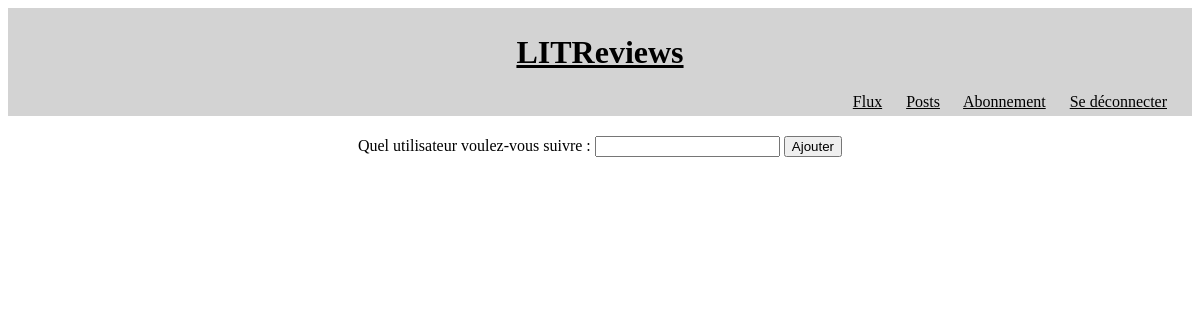
Page /following/ (signed in) on the earlier database version.
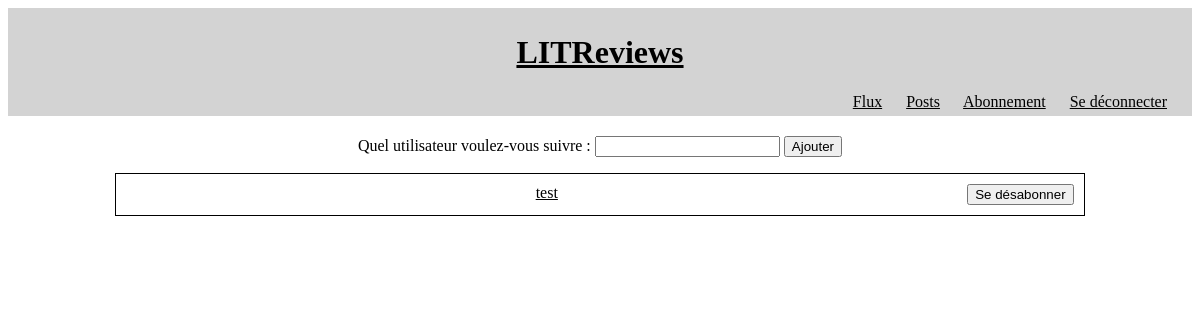
Same page on the later database version.
### authentication/models.py (models this page shows)
class User(AbstractUser):
    follows = models.ManyToManyField('self',
                                     through=UserFollows,
                                     through_fields=('user', 'followed_user'),
                                     )

### authentication/views.py (the view, shortened to what this page needs)
class Following(LoginRequiredMixin, View):
    model = UserFollows
    template_name = "authentication/following.html"
    def get(self, request):
        followed_users = request.user.follows.all()
        all_users = User.objects.all()
        users = [user.username for user in all_users if user not in followed_users and user != request.user]
        return render(request, self.template_name, {'users': users, 'followed_users': followed_users})

### authentication/templates/authentication/following.html (shortened to what this page needs)
{% extends 'base.html' %}
{% block content %}
        <form action class="large" method="post">
            <label for="user">Quel utilisateur voulez-vous suivre :</label>
            <input list="users" type="text" name="user" id="user">
            <button type="submit" >Ajouter</button>
        </form>
    {% for user in followed_users %}
        <div class="block large no-margin">
            <a href="{% url 'posts' user.id %}">{{ user.username }}</a>
            {% url 'unfollow' user.id as link %}
            {% include 'reviews/partials/button_snippet.html' with link=link class='floating' text='Se désabonner' %}
        </div>
    {% endfor %}
{% endblock content %}

### reviews/templates/reviews/partials/button_snippet.html
<a href="{{ link }}"><button class="{{ class }}" formaction="" form="">{{ text }}</button></a>

Differences in the rows shown:
now on this page (row edited): User: username "test", text "Se désabonner"
